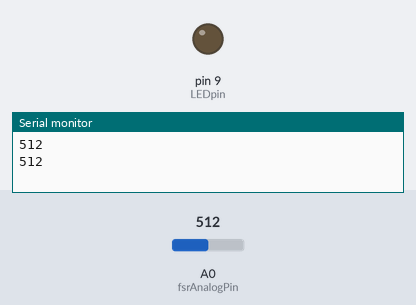
The sketch below on a simulated Arduino Uno, built with avr-gcc and run on an emulated ATmega328P. Parts: output pins drawn as LEDs (lit = HIGH), the last lines printed to the serial monitor. The test bench sets the inputs (shaded band); at power-on: A0 (fsrAnalogPin) = 512.

Above: at 1.8 s.
1.9 s: A0 (fsrAnalogPin) set to 991
3.4 s: A0 (fsrAnalogPin) set to 1008
At 5.2 s:
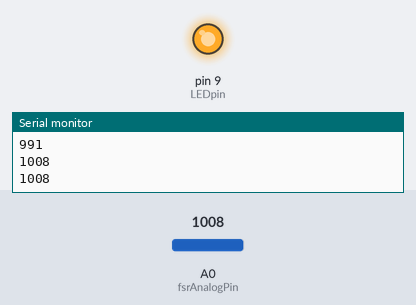
5.5 s: A0 (fsrAnalogPin) set to 990
At 6.8 s:
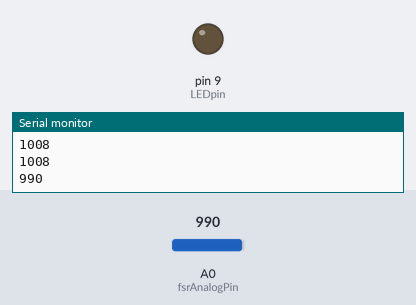
7.5 s: A0 (fsrAnalogPin) set to 1010
At 8.3 s:
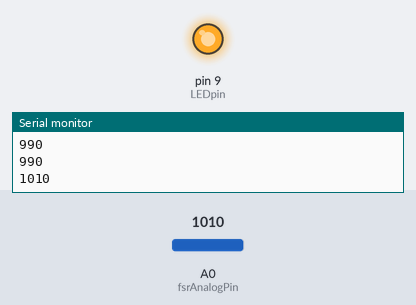
Timing chart, 0 to 10.5 s (numbered marks = the images above; inputs shaded):
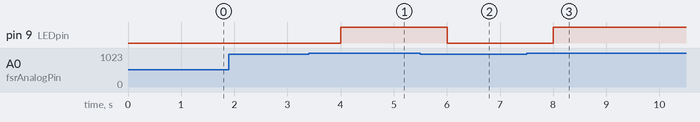

Measured:
- the behaviour switches between 1000 and 1001 on A0 (fsrAnalogPin) (found by bisection; images 0 and 1)
- after the input at 3.4 s, pin 9 (LEDpin): LOW → HIGH after 0.60 s
- after the input at 5.5 s, pin 9 (LEDpin): HIGH → LOW after 0.50 s
- after the input at 7.5 s, pin 9 (LEDpin): LOW → HIGH after 0.50 s

The sketch:

sketch_apr14a.ino
```cpp
int fsrAnalogPin = 0; // Sensor is connected to analog 0 //
int LEDpin = 9;      // connect Red LED to pin 9
int fsrReading;      // the analog reading from the sensor resistor divider
int LEDbrightness;
bool pressureApplied = false; // flag to keep track of whether pressure is applied or not

void setup(void) {
  Serial.begin(9600);   // We'll send debugging information via the Serial monitor
  pinMode(LEDpin, OUTPUT);
}

void loop(void) {
  fsrReading = analogRead(fsrAnalogPin);
  Serial.println(fsrReading);

  if (fsrReading > 1000
  ) { // adjust this threshold value to match the sensitivity of your sensor
    pressureApplied = true;
  } else {
    pressureApplied = false;
  }

  // we'll need to change the range from the analog reading (0-1023) down to the range
  // used by analogWrite (0-255) with map!
  LEDbrightness = map(fsrReading, 0, 1023, 0, 255);

  if (pressureApplied) {
    // turn on the LED with full brightness
    digitalWrite(LEDpin, HIGH);
  } else {
    // turn off the LED
    digitalWrite(LEDpin, LOW);
  }

  delay(1000);
}
```
